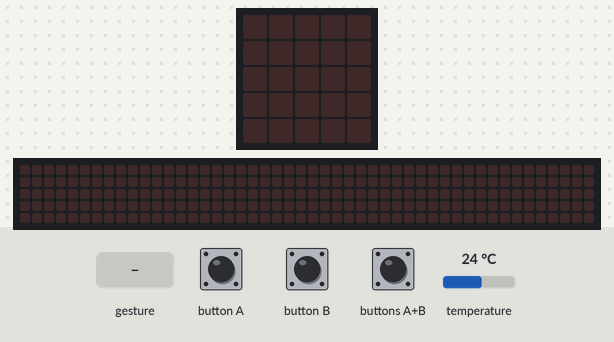
Recording of a program running on a simulated BBC micro:bit (MakeCode). Parts: the board's 5×5 LED display, a strip that is not on the board, showing the scrolling text unrolled. Inputs (shaded band) come from the test bench; at power-on: temperature 24 °C. Random numbers come from a fixed seed; a tilt is held for 1.5 s and a shake lasts 1 s, then the board lies face up again; the 48×5 strip is a reading aid, not a part: it shows the text the display is scrolling, unrolled, one strip-width of it at a time.

Above: at 1.2 s.
1.3 s: gesture 'logo down'
At 3.95 s:
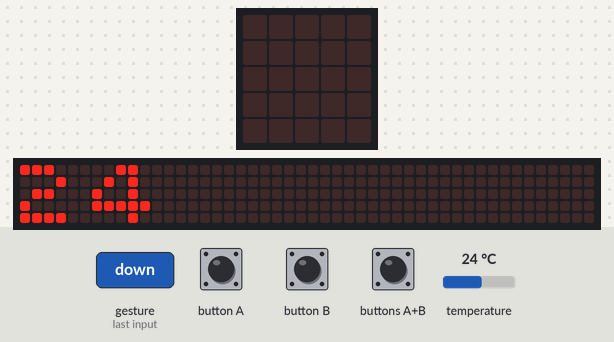
4.3 s: button A pressed for 0.15 s
At 4.6 s:
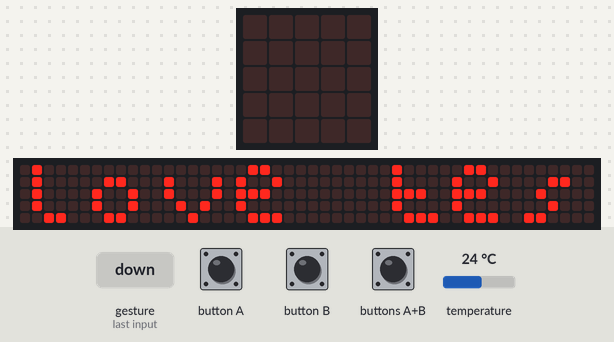
7.3 s: button B pressed for 0.15 s
At 7.67 s:
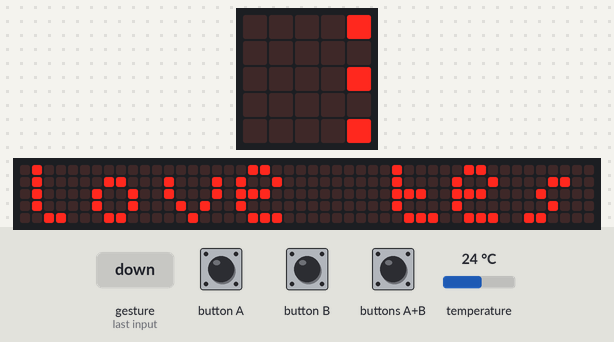
10.3 s: button B pressed for 0.15 s
At 10.97 s:
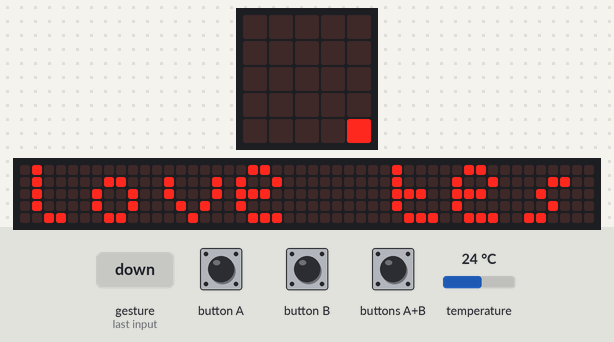
13.3 s: buttons A+B pressed for 0.15 s
16.3 s: gesture 'free fall'
At 22.32 s:
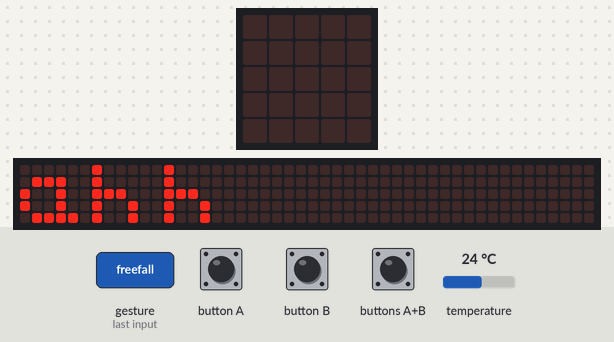

Measured:
- after the input at 1.3 s, the display: changes after 0.10 s (image 1)
- after the input at 4.3 s, the display: changes after 0.15 s (image 2)
- what the display in image 5 shows lasts 0.5 s, from 22.1 s to 22.6 s

The program:

main.ts
```typescript
let number = 0
input.onGesture(Gesture.Shake, function () {
    basic.showNumber(randint(1, 6))
})
input.onGesture(Gesture.EightG, function () {
    basic.showString("" + (input.buttonIsPressed(Button.A)))
})
input.onButtonPressed(Button.A, function () {
    basic.showString("love tester")
    basic.showNumber(randint(0, 100))
})
input.onButtonPressed(Button.AB, function () {
    if (true) {
        basic.showLeds(`
            # # # # #
            # # # # #
            # # # # #
            # # # # #
            # # # # #
            `)
    }
})
input.onButtonPressed(Button.B, function () {
    basic.clearScreen()
    number = randint(1, 3)
    if (number == 3) {
        basic.showIcon(IconNames.Yes)
    } else if (number == 2) {
        basic.showIcon(IconNames.No)
    }
})
input.onGesture(Gesture.ThreeG, function () {
    basic.showNumber(Math.sqrt(86987))
})
input.onGesture(Gesture.LogoDown, function () {
    basic.showNumber(input.temperature())
})
input.onGesture(Gesture.FreeFall, function () {
    basic.showString("ahh")
})
```

test.ts
```typescript
// test ender her, dette bliver ikke kompileret, når denne pakke bruges som en udvidelse.
```
